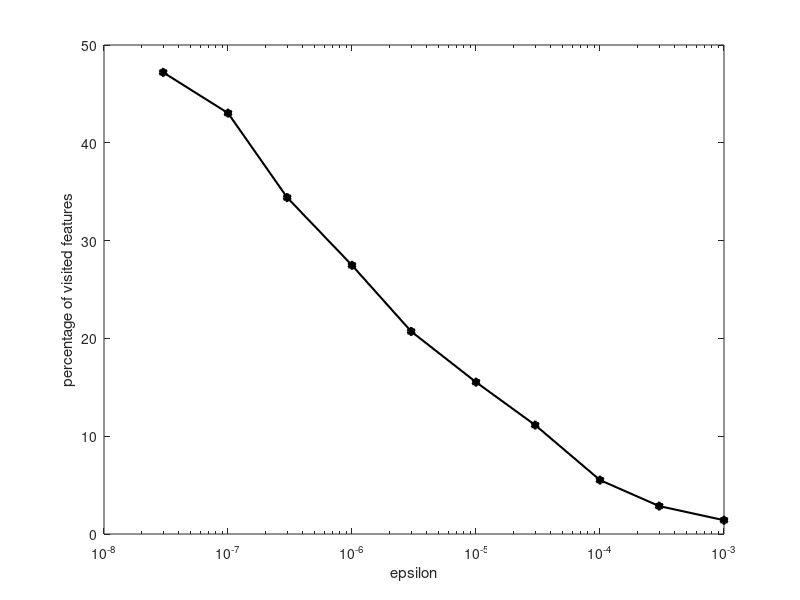
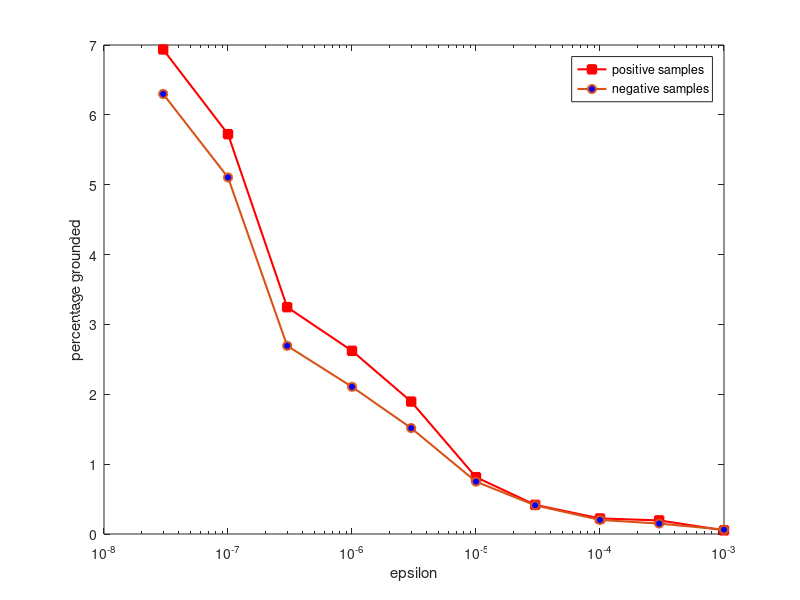
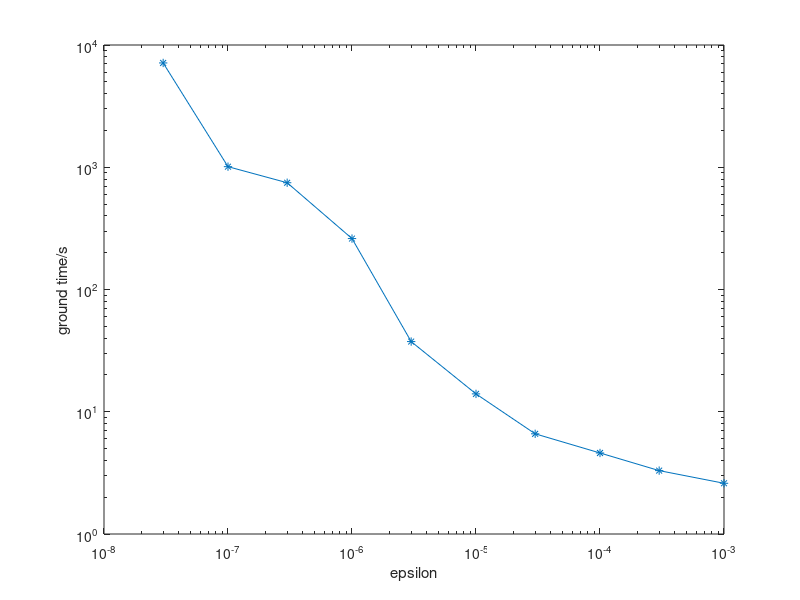

Source code (MATLAB) for these figures, in order:
% show.m

clc; clear all; close all;
eps = [1.00E-03
3.00E-04
1.00E-04
3.00E-05
1.00E-05
3.00E-06
1.00E-06
3.00E-07
1.00E-07
3.00E-08];

per_grounded=[49.39467312
65.61743341
70.46004843
74.09200969
75.30266344
76.51331719
76.75544794
76.75544794];

per_pos_grounded=[0.0525697322
0.1948172429
0.2226482776
0.4174655204
0.8132846806
1.895602697
2.622301936
3.246954048
5.723916136
6.936112314];

per_neg_grounded=[0.06178891634
0.1493837919
0.2013591744
0.4103510973
0.7494632088
1.516190968
2.107002047
2.694178485
5.104309686
6.299016557];

per_feature_grounded=[1.409625005
2.855443958
5.512467522
11.14062641
15.52978891
20.71263298
27.47508434
34.40234744
43.0378356
47.20078593];

figure('color',[1 1 1]);
semilogx(eps,per_feature_grounded,'LineWidth',1.5,'Marker','h','MarkerFaceColor','k',...
    'MarkerEdgeColor','k','Color','k');
xlabel('epsilon');
ylabel('percentage of visited features');

ground_time = [2.6
3.3
4.6
6.6
14
37.5
261
747
1011
7132];

figure('color',[1 1 1]);
semilogx(eps,per_pos_grounded,'LineWidth',1.5,'Marker','s','MarkerFaceColor','r',...
    'MarkerEdgeColor','r','Color','r');
hold on;
semilogx(eps,per_neg_grounded,'LineWidth',1.5,'Marker','o','MarkerFaceColor','b');
xlabel('epsilon');
ylabel('percentage grounded');
legend('positive samples','negative samples');

figure('color',[1 1 1]);
loglog(eps,ground_time,'*-');
xlabel('epsilon');
ylabel('ground time/s');

